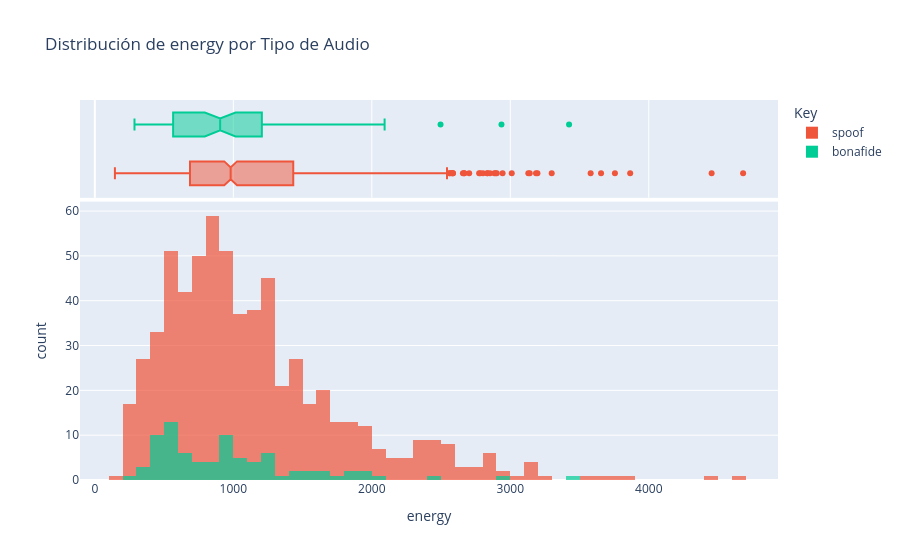
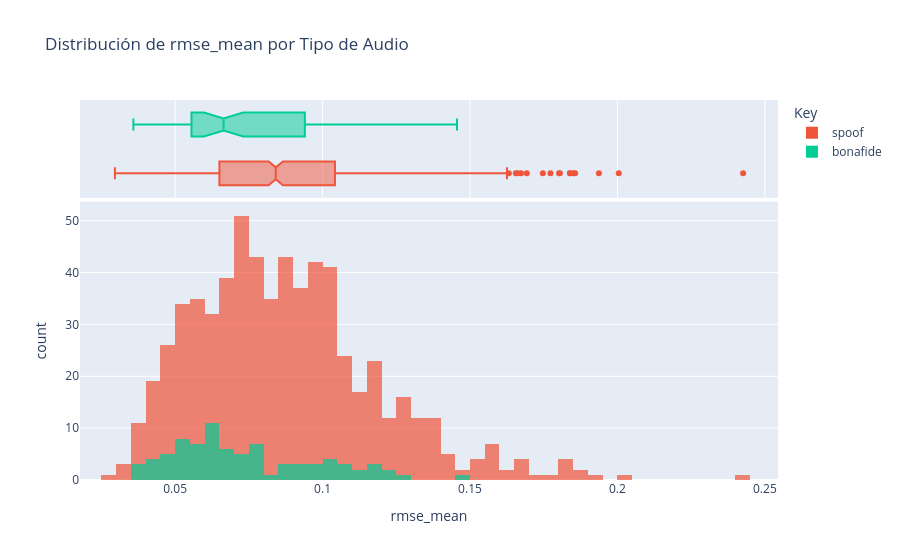
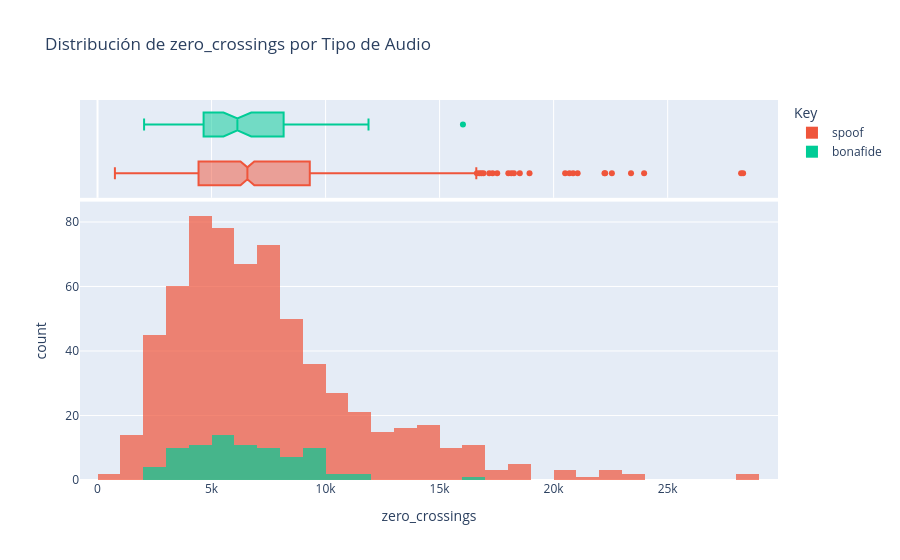
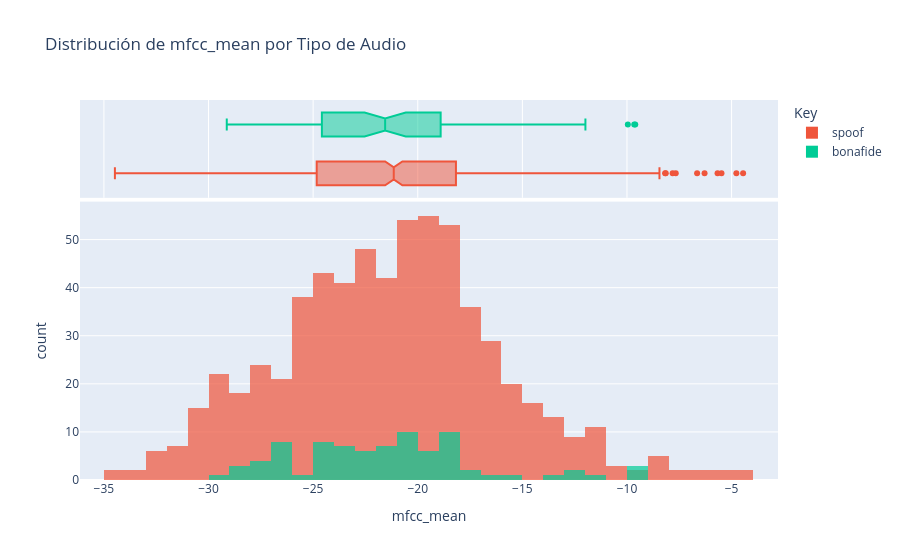

These figures' notebook cell, in order:
### Markdown cell above
## 4. Análisis de Características: Humanos vs IA
A continuación visualizamos cómo se distribuyen las distintas métricas de audio dependiendo de si la muestra es real o generada.
Seleccionaremos las características más representativas como la energía, el centroide espectral, la tasa de cruces por cero (zero crossings), entre otras.

### Code cell
features_to_plot = ['energy', 'rmse_mean', 'zero_crossings', 'mfcc_mean', 
                    'spec_centroid_mean', 'spec_bandwidth_mean', 'tempo']

for feature in features_to_plot:
    fig = px.histogram(df, x=feature, color='Key', barmode='overlay', 
                       marginal='box', 
                       title=f'Distribución de {feature} por Tipo de Audio',
                       color_discrete_map={'spoof': '#EF553B', 'bonafide': '#00CC96'}, 
                       opacity=0.7)
    fig.show()

### Figure 1 — Plotly figure (JSON) as saved in the notebook; plotly's stock layout.template omitted (floating-point values rounded to 4 significant figures; data arrays with more than 128 entries replaced by an {"elided": "..."} marker saying what was removed)
{"data": [{"bingroup": "x", "hovertemplate": "Key=spoof<br>energy=%{x}<br>count=%{y}<extra></extra>", "legendgroup": "spoof", "marker": {"color": "#EF553B", "opacity": 0.7, "pattern": {"shape": ""}}, "name": "spoof", "orientation": "v", "showlegend": true, "type": "histogram", "x": {"elided": "643 float values"}, "xaxis": "x", "yaxis": "y"}, {"hovertemplate": "Key=spoof<br>energy=%{x}<extra></extra>", "legendgroup": "spoof", "marker": {"color": "#EF553B"}, "name": "spoof", "notched": true, "showlegend": false, "type": "box", "x": {"elided": "643 float values"}, "xaxis": "x2", "yaxis": "y2"}, {"bingroup": "x", "hovertemplate": "Key=bonafide<br>energy=%{x}<br>count=%{y}<extra></extra>", "legendgroup": "bonafide", "marker": {"color": "#00CC96", "opacity": 0.7, "pattern": {"shape": ""}}, "name": "bonafide", "orientation": "v", "showlegend": true, "type": "histogram", "x": [496.0, 791.2, 1017.0, 973.8, 1427.0, 841.6, 1364.0, 1992.0, 565.7, 1226.0, 1073.0, 899.6, 474.4, 458.2, 775.2, 1158.0, 404.4, 584.1, 1204.0, 1869.0, 328.8, 811.5, 448.6, 344.4, 549.4, 982.2, 392.5, 1063.0, 910.4, 1633.0, 537.1, 1026.0, 519.8, 651.2, 1504.0, 424.5, 1603.0, 857.7, 639.3, 598.3, 1447.0, 477.2, 286.3, 1191.0, 565.4, 2496.0, 992.1, 680.4, 2092.0, 1257.0, 1745.0, 973.0, 1239.0, 600.5, 577.2, 793.9, 970.1, 1191.0, 710.8, 1985.0, 469.7, 952.0, 2936.0, 605.9, 3425.0, 1837.0, 536.8, 649.8, 407.8, 970.6, 1037.0, 1211.0, 539.4, 1159.0, 566.6, 917.6, 581.5, 1575.0, 563.1, 949.4, 492.2, 1206.0], "xaxis": "x", "yaxis": "y"}, {"hovertemplate": "Key=bonafide<br>energy=%{x}<extra></extra>", "legendgroup": "bonafide", "marker": {"color": "#00CC96"}, "name": "bonafide", "notched": true, "showlegend": false, "type": "box", "x": [496.0, 791.2, 1017.0, 973.8, 1427.0, 841.6, 1364.0, 1992.0, 565.7, 1226.0, 1073.0, 899.6, 474.4, 458.2, 775.2, 1158.0, 404.4, 584.1, 1204.0, 1869.0, 328.8, 811.5, 448.6, 344.4, 549.4, 982.2, 392.5, 1063.0, 910.4, 1633.0, 537.1, 1026.0, 519.8, 651.2, 1504.0, 424.5, 1603.0, 857.7, 639.3, 598.3, 1447.0, 477.2, 286.3, 1191.0, 565.4, 2496.0, 992.1, 680.4, 2092.0, 1257.0, 1745.0, 973.0, 1239.0, 600.5, 577.2, 793.9, 970.1, 1191.0, 710.8, 1985.0, 469.7, 952.0, 2936.0, 605.9, 3425.0, 1837.0, 536.8, 649.8, 407.8, 970.6, 1037.0, 1211.0, 539.4, 1159.0, 566.6, 917.6, 581.5, 1575.0, 563.1, 949.4, 492.2, 1206.0], "xaxis": "x2", "yaxis": "y2"}], "layout": {"barmode": "overlay", "legend": {"title": {"text": "Key"}, "tracegroupgap": 0}, "title": {"text": "Distribución de energy por Tipo de Audio"}, "xaxis": {"anchor": "y", "domain": [0, 1], "title": {"text": "energy"}}, "xaxis2": {"anchor": "y2", "domain": [0, 1], "matches": "x", "showgrid": true, "showticklabels": false}, "yaxis": {"anchor": "x", "domain": [0, 0.7326], "title": {"text": "count"}}, "yaxis2": {"anchor": "x2", "domain": [0.7426, 1], "matches": "y2", "showgrid": false, "showline": false, "showticklabels": false, "ticks": ""}}}

### Figure 2 — Plotly figure (JSON) as saved in the notebook; plotly's stock layout.template omitted (floating-point values rounded to 4 significant figures; data arrays with more than 128 entries replaced by an {"elided": "..."} marker saying what was removed)
{"data": [{"bingroup": "x", "hovertemplate": "Key=spoof<br>rmse_mean=%{x}<br>count=%{y}<extra></extra>", "legendgroup": "spoof", "marker": {"color": "#EF553B", "opacity": 0.7, "pattern": {"shape": ""}}, "name": "spoof", "orientation": "v", "showlegend": true, "type": "histogram", "x": {"elided": "643 float values"}, "xaxis": "x", "yaxis": "y"}, {"hovertemplate": "Key=spoof<br>rmse_mean=%{x}<extra></extra>", "legendgroup": "spoof", "marker": {"color": "#EF553B"}, "name": "spoof", "notched": true, "showlegend": false, "type": "box", "x": {"elided": "643 float values"}, "xaxis": "x2", "yaxis": "y2"}, {"bingroup": "x", "hovertemplate": "Key=bonafide<br>rmse_mean=%{x}<br>count=%{y}<extra></extra>", "legendgroup": "bonafide", "marker": {"color": "#00CC96", "opacity": 0.7, "pattern": {"shape": ""}}, "name": "bonafide", "orientation": "v", "showlegend": true, "type": "histogram", "x": [0.06107, 0.06436, 0.09615, 0.0599, 0.1059, 0.07941, 0.1038, 0.1027, 0.0549, 0.1237, 0.05627, 0.06387, 0.05554, 0.05083, 0.06929, 0.1003, 0.04283, 0.06525, 0.1173, 0.117, 0.04545, 0.07943, 0.0527, 0.04231, 0.04886, 0.07821, 0.05084, 0.07396, 0.08807, 0.1103, 0.03584, 0.07768, 0.05027, 0.0485, 0.1148, 0.04855, 0.094, 0.07469, 0.06213, 0.04822, 0.09911, 0.06564, 0.03827, 0.07619, 0.0428, 0.0951, 0.07026, 0.06298, 0.1456, 0.1088, 0.09394, 0.06271, 0.08703, 0.05682, 0.05096, 0.07626, 0.05804, 0.05948, 0.06706, 0.08755, 0.05016, 0.09436, 0.1179, 0.06061, 0.1281, 0.1057, 0.06185, 0.04334, 0.06862, 0.06148, 0.05045, 0.08024, 0.06044, 0.07033, 0.05755, 0.07483, 0.0658, 0.1216, 0.06131, 0.07649, 0.03993, 0.1016], "xaxis": "x", "yaxis": "y"}, {"hovertemplate": "Key=bonafide<br>rmse_mean=%{x}<extra></extra>", "legendgroup": "bonafide", "marker": {"color": "#00CC96"}, "name": "bonafide", "notched": true, "showlegend": false, "type": "box", "x": [0.06107, 0.06436, 0.09615, 0.0599, 0.1059, 0.07941, 0.1038, 0.1027, 0.0549, 0.1237, 0.05627, 0.06387, 0.05554, 0.05083, 0.06929, 0.1003, 0.04283, 0.06525, 0.1173, 0.117, 0.04545, 0.07943, 0.0527, 0.04231, 0.04886, 0.07821, 0.05084, 0.07396, 0.08807, 0.1103, 0.03584, 0.07768, 0.05027, 0.0485, 0.1148, 0.04855, 0.094, 0.07469, 0.06213, 0.04822, 0.09911, 0.06564, 0.03827, 0.07619, 0.0428, 0.0951, 0.07026, 0.06298, 0.1456, 0.1088, 0.09394, 0.06271, 0.08703, 0.05682, 0.05096, 0.07626, 0.05804, 0.05948, 0.06706, 0.08755, 0.05016, 0.09436, 0.1179, 0.06061, 0.1281, 0.1057, 0.06185, 0.04334, 0.06862, 0.06148, 0.05045, 0.08024, 0.06044, 0.07033, 0.05755, 0.07483, 0.0658, 0.1216, 0.06131, 0.07649, 0.03993, 0.1016], "xaxis": "x2", "yaxis": "y2"}], "layout": {"barmode": "overlay", "legend": {"title": {"text": "Key"}, "tracegroupgap": 0}, "title": {"text": "Distribución de rmse_mean por Tipo de Audio"}, "xaxis": {"anchor": "y", "domain": [0, 1], "title": {"text": "rmse_mean"}}, "xaxis2": {"anchor": "y2", "domain": [0, 1], "matches": "x", "showgrid": true, "showticklabels": false}, "yaxis": {"anchor": "x", "domain": [0, 0.7326], "title": {"text": "count"}}, "yaxis2": {"anchor": "x2", "domain": [0.7426, 1], "matches": "y2", "showgrid": false, "showline": false, "showticklabels": false, "ticks": ""}}}

### Figure 3 — Plotly figure (JSON) as saved in the notebook; plotly's stock layout.template omitted (floating-point values rounded to 4 significant figures; data arrays with more than 128 entries replaced by an {"elided": "..."} marker saying what was removed)
{"data": [{"bingroup": "x", "hovertemplate": "Key=spoof<br>zero_crossings=%{x}<br>count=%{y}<extra></extra>", "legendgroup": "spoof", "marker": {"color": "#EF553B", "opacity": 0.7, "pattern": {"shape": ""}}, "name": "spoof", "orientation": "v", "showlegend": true, "type": "histogram", "x": {"elided": "643 int values"}, "xaxis": "x", "yaxis": "y"}, {"hovertemplate": "Key=spoof<br>zero_crossings=%{x}<extra></extra>", "legendgroup": "spoof", "marker": {"color": "#EF553B"}, "name": "spoof", "notched": true, "showlegend": false, "type": "box", "x": {"elided": "643 int values"}, "xaxis": "x2", "yaxis": "y2"}, {"bingroup": "x", "hovertemplate": "Key=bonafide<br>zero_crossings=%{x}<br>count=%{y}<extra></extra>", "legendgroup": "bonafide", "marker": {"color": "#00CC96", "opacity": 0.7, "pattern": {"shape": ""}}, "name": "bonafide", "orientation": "v", "showlegend": true, "type": "histogram", "x": [7249, 7272, 4812, 6878, 3382, 5487, 5653, 5303, 9550, 3234, 9871, 10381, 4798, 6756, 5777, 4424, 9274, 6009, 3090, 7914, 5086, 5972, 6672, 5732, 5255, 6300, 3615, 6895, 3731, 4651, 6126, 8098, 7324, 8292, 4689, 3142, 7240, 3311, 7352, 8160, 8396, 4436, 5407, 6413, 6671, 11753, 5338, 5576, 4382, 3468, 9135, 8784, 7930, 10858, 5467, 4526, 9726, 16023, 3046, 7498, 9275, 4591, 9037, 2817, 7191, 8597, 3238, 5386, 2042, 8934, 11882, 7367, 2387, 9131, 2675, 6440, 9550, 4679, 6140, 9354, 5311, 4486], "xaxis": "x", "yaxis": "y"}, {"hovertemplate": "Key=bonafide<br>zero_crossings=%{x}<extra></extra>", "legendgroup": "bonafide", "marker": {"color": "#00CC96"}, "name": "bonafide", "notched": true, "showlegend": false, "type": "box", "x": [7249, 7272, 4812, 6878, 3382, 5487, 5653, 5303, 9550, 3234, 9871, 10381, 4798, 6756, 5777, 4424, 9274, 6009, 3090, 7914, 5086, 5972, 6672, 5732, 5255, 6300, 3615, 6895, 3731, 4651, 6126, 8098, 7324, 8292, 4689, 3142, 7240, 3311, 7352, 8160, 8396, 4436, 5407, 6413, 6671, 11753, 5338, 5576, 4382, 3468, 9135, 8784, 7930, 10858, 5467, 4526, 9726, 16023, 3046, 7498, 9275, 4591, 9037, 2817, 7191, 8597, 3238, 5386, 2042, 8934, 11882, 7367, 2387, 9131, 2675, 6440, 9550, 4679, 6140, 9354, 5311, 4486], "xaxis": "x2", "yaxis": "y2"}], "layout": {"barmode": "overlay", "legend": {"title": {"text": "Key"}, "tracegroupgap": 0}, "title": {"text": "Distribución de zero_crossings por Tipo de Audio"}, "xaxis": {"anchor": "y", "domain": [0, 1], "title": {"text": "zero_crossings"}}, "xaxis2": {"anchor": "y2", "domain": [0, 1], "matches": "x", "showgrid": true, "showticklabels": false}, "yaxis": {"anchor": "x", "domain": [0, 0.7326], "title": {"text": "count"}}, "yaxis2": {"anchor": "x2", "domain": [0.7426, 1], "matches": "y2", "showgrid": false, "showline": false, "showticklabels": false, "ticks": ""}}}

### Figure 4 — Plotly figure (JSON) as saved in the notebook; plotly's stock layout.template omitted (floating-point values rounded to 4 significant figures; data arrays with more than 128 entries replaced by an {"elided": "..."} marker saying what was removed)
{"data": [{"bingroup": "x", "hovertemplate": "Key=spoof<br>mfcc_mean=%{x}<br>count=%{y}<extra></extra>", "legendgroup": "spoof", "marker": {"color": "#EF553B", "opacity": 0.7, "pattern": {"shape": ""}}, "name": "spoof", "orientation": "v", "showlegend": true, "type": "histogram", "x": {"elided": "643 float values"}, "xaxis": "x", "yaxis": "y"}, {"hovertemplate": "Key=spoof<br>mfcc_mean=%{x}<extra></extra>", "legendgroup": "spoof", "marker": {"color": "#EF553B"}, "name": "spoof", "notched": true, "showlegend": false, "type": "box", "x": {"elided": "643 float values"}, "xaxis": "x2", "yaxis": "y2"}, {"bingroup": "x", "hovertemplate": "Key=bonafide<br>mfcc_mean=%{x}<br>count=%{y}<extra></extra>", "legendgroup": "bonafide", "marker": {"color": "#00CC96", "opacity": 0.7, "pattern": {"shape": ""}}, "name": "bonafide", "orientation": "v", "showlegend": true, "type": "histogram", "x": [-24.65, -23.14, -20.17, -22.93, -12.85, -22.71, -20.27, -18.13, -24.58, -17.87, -26.55, -18.05, -16.71, -21.03, -20.64, -18.57, -26.14, -27.33, -9.604, -17.89, -23.47, -23.36, -27.27, -24.24, -24.54, -21.84, -21.16, -22.8, -13.76, -12.93, -29.13, -18.91, -23.25, -26.72, -11.99, -22.89, -19.3, -21.84, -18.58, -26.73, -15.85, -20.63, -24.07, -19.73, -28.3, -18.16, -22.92, -24.23, -9.653, -18.09, -20.33, -26.14, -19.8, -20.82, -24.79, -18.91, -23.4, -27.21, -23.31, -22.56, -28.4, -19.04, -20.34, -25.64, -18.48, -19.03, -20.73, -28.47, -20.03, -26.13, -26.97, -21.12, -21.77, -24.7, -20.62, -21.34, -27.5, -9.959, -19.23, -23.48, -26.04, -18.09], "xaxis": "x", "yaxis": "y"}, {"hovertemplate": "Key=bonafide<br>mfcc_mean=%{x}<extra></extra>", "legendgroup": "bonafide", "marker": {"color": "#00CC96"}, "name": "bonafide", "notched": true, "showlegend": false, "type": "box", "x": [-24.65, -23.14, -20.17, -22.93, -12.85, -22.71, -20.27, -18.13, -24.58, -17.87, -26.55, -18.05, -16.71, -21.03, -20.64, -18.57, -26.14, -27.33, -9.604, -17.89, -23.47, -23.36, -27.27, -24.24, -24.54, -21.84, -21.16, -22.8, -13.76, -12.93, -29.13, -18.91, -23.25, -26.72, -11.99, -22.89, -19.3, -21.84, -18.58, -26.73, -15.85, -20.63, -24.07, -19.73, -28.3, -18.16, -22.92, -24.23, -9.653, -18.09, -20.33, -26.14, -19.8, -20.82, -24.79, -18.91, -23.4, -27.21, -23.31, -22.56, -28.4, -19.04, -20.34, -25.64, -18.48, -19.03, -20.73, -28.47, -20.03, -26.13, -26.97, -21.12, -21.77, -24.7, -20.62, -21.34, -27.5, -9.959, -19.23, -23.48, -26.04, -18.09], "xaxis": "x2", "yaxis": "y2"}], "layout": {"barmode": "overlay", "legend": {"title": {"text": "Key"}, "tracegroupgap": 0}, "title": {"text": "Distribución de mfcc_mean por Tipo de Audio"}, "xaxis": {"anchor": "y", "domain": [0, 1], "title": {"text": "mfcc_mean"}}, "xaxis2": {"anchor": "y2", "domain": [0, 1], "matches": "x", "showgrid": true, "showticklabels": false}, "yaxis": {"anchor": "x", "domain": [0, 0.7326], "title": {"text": "count"}}, "yaxis2": {"anchor": "x2", "domain": [0.7426, 1], "matches": "y2", "showgrid": false, "showline": false, "showticklabels": false, "ticks": ""}}}
